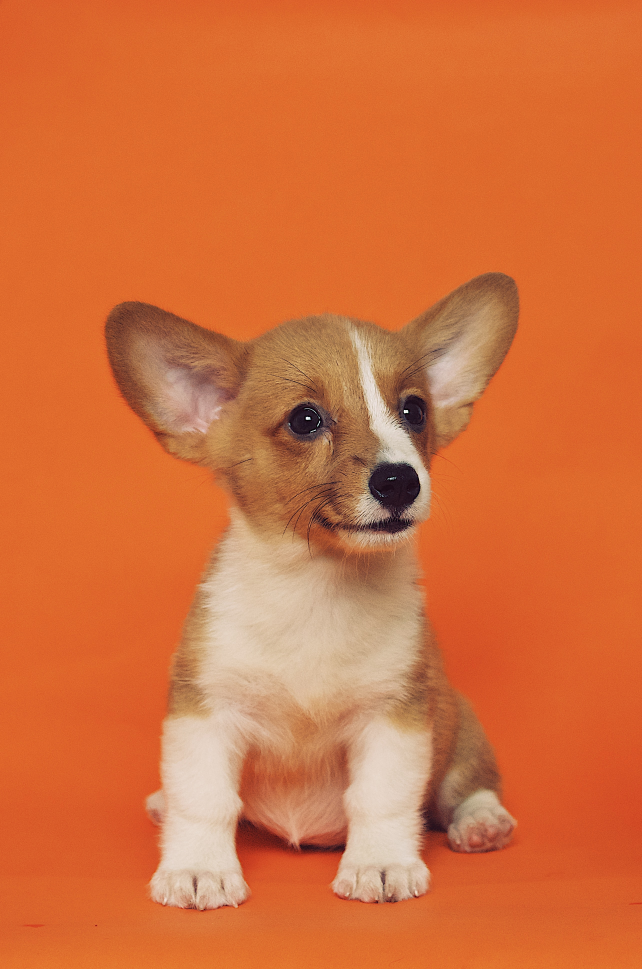
#> input picture OpenCV/dev/OpenCV/Photos/dog1.jpg, 2568 x 3876 px, found by its file name (shown at 1/4 size)
$ python basic.py
#> lines starting #> are read from the running program, lines starting #| are printed output that depends on the picture; after the words box and inside, x2 and y2 are one past the last pixel; in counts of white or black regions, pixels touching at a corner belong together
import cv2 as cv

def rescaleFrame(frame, scale=0.25):
    # work for images, videos, and live videos
    width = int(frame.shape[1] * scale)
    height = int(frame.shape[0] * scale)

    dimensions = (width, height)

    return cv.resize(frame, dimensions, interpolation=cv.INTER_AREA)

img = cv.imread('OpenCV/dev/OpenCV/Photos/dog1.jpg')
#> img is the input picture: shape (3876, 2568, 3); mean B, G, R 61.6, 111.9, 210.9
cv.imshow('Original Image', rescaleFrame(img))
#> in rescaleFrame, `return cv.resize(frame, dimensions, interpolation=cv.INTER_AREA)`:
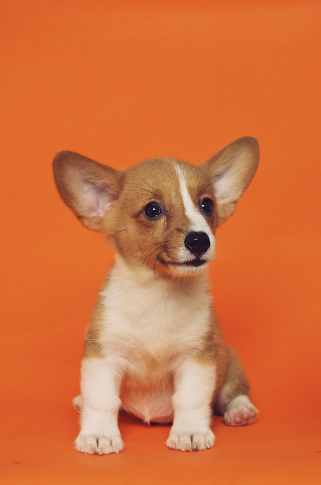
#> returned value: shape (969, 642, 3) (shown at 1/2 size); mean of channels 0, 1, 2 61.6, 111.9, 210.9; drawn as B, G, R

# Converting image color to gray
gray = cv.cvtColor(img, cv.COLOR_BGR2GRAY)
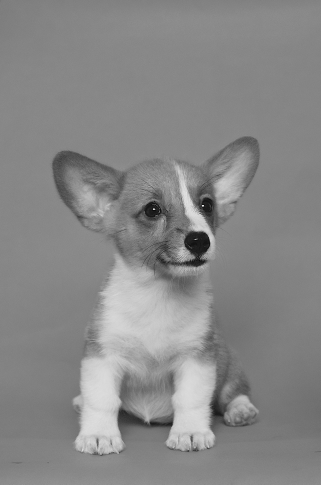
#> gray: shape (3876, 2568) (shown at 1/8 size); min 0, max 255, mean 135.8
cv.imshow('Grayscale', rescaleFrame(gray))
#> call 2 of rescaleFrame, with scale = 0.25
#> in rescaleFrame (call 2), `return cv.resize(frame, dimensions, interpolation=cv.INTER_AREA)`:
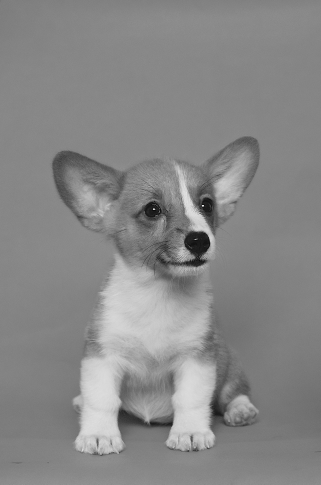
#> returned value: shape (969, 642) (shown at 1/2 size); min 2, max 253, mean 135.8

# Blur
blur = cv.GaussianBlur(img, (7,7), cv.BORDER_DEFAULT)
cv.imshow('Blurred', rescaleFrame(blur))

# Edge Cascade
canny = cv.Canny(img, 125, 175)
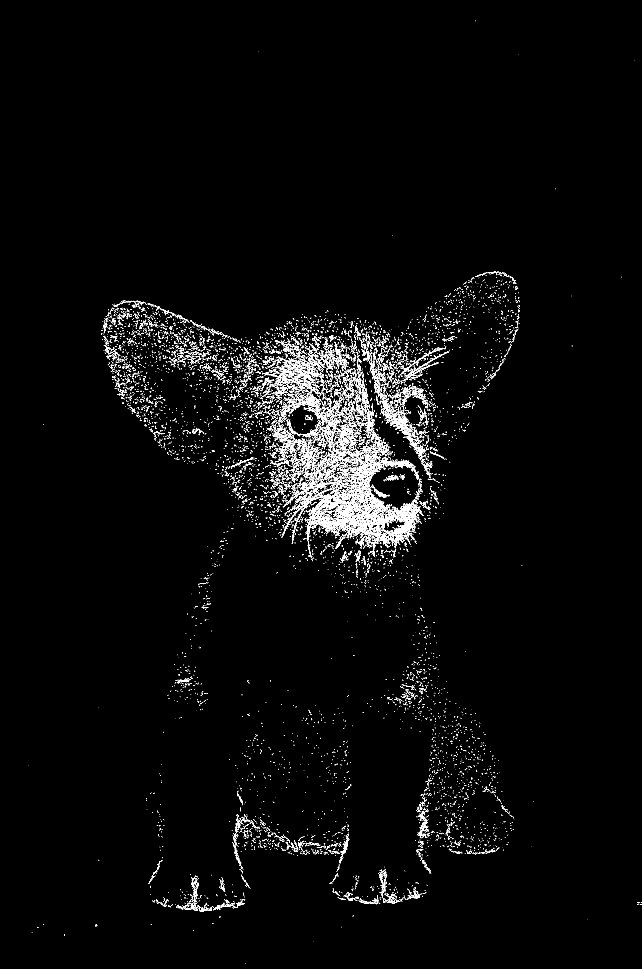
#> canny: shape (3876, 2568) (shown at 1/4 size); 1.5% white in thin lines or dots
cv.imshow('Canny Edges', rescaleFrame(canny))
#> call 4 of rescaleFrame, with scale = 0.25
#> in rescaleFrame (call 4), `return cv.resize(frame, dimensions, interpolation=cv.INTER_AREA)`:
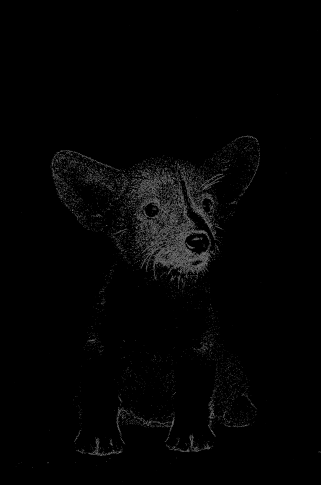
#> returned value: shape (969, 642) (shown at 1/2 size); min 0, max 175, mean 3.8

# Dilating the image
dilated = cv.dilate(canny, (7,7), iterations=3)
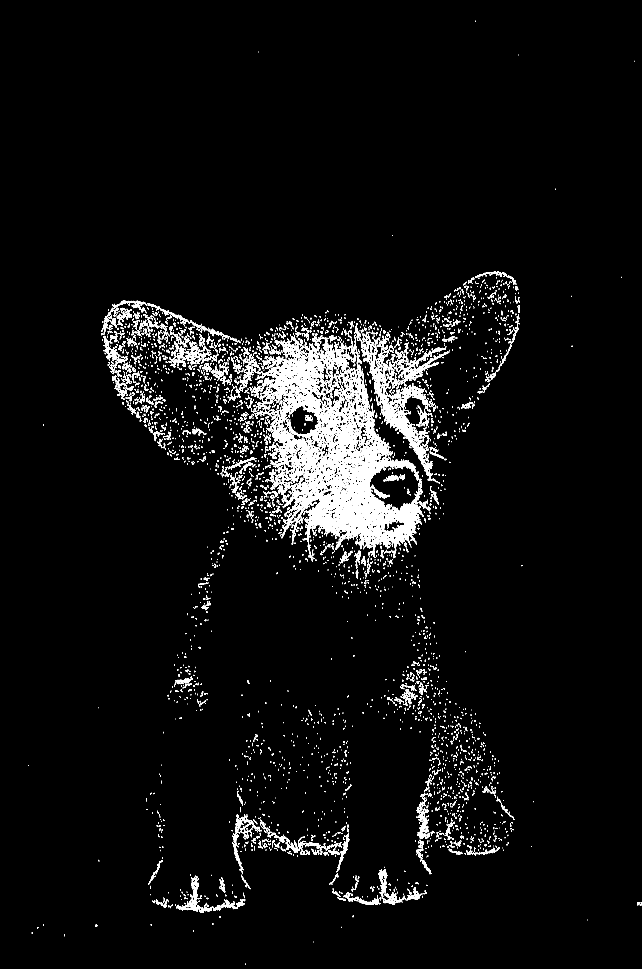
#> dilated: shape (3876, 2568) (shown at 1/4 size); 3.8% white; 5439 white regions (3188 under 20 px), largest, box (x1, y1, x2, y2) and area: (1045, 1374, 1694, 2248) 161504, (1480, 1396, 1712, 1861) 13796, (1595, 1533, 1713, 1636) 3489
cv.imshow('Dilated', rescaleFrame(dilated))
#> in rescaleFrame (call 5), `return cv.resize(frame, dimensions, interpolation=cv.INTER_AREA)`:
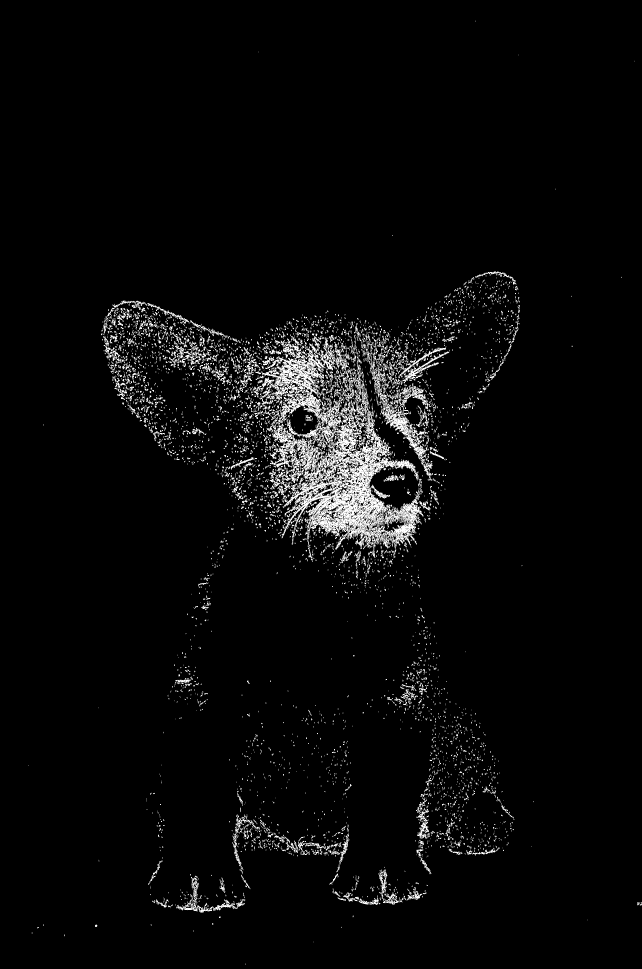
#> returned value: shape (969, 642); min 0, max 255, mean 9.7

# Eroding
eroded = cv.erode(dilated, (3,3), iterations=1)
#> eroded: shape (3876, 2568); 3.3% white; 5939 white regions (4056 under 20 px), largest, box (x1, y1, x2, y2) and area: (1048, 1394, 1686, 2242) 135133, (1483, 1397, 1712, 1861) 11256, (1610, 1407, 1797, 1546) 2511
cv.imshow('Eroded', rescaleFrame(eroded))

cv.waitKey(0)

$ run again, with OpenCV/dev/OpenCV/Photos/dog2.jpg copied over OpenCV/dev/OpenCV/Photos/dog1.jpg
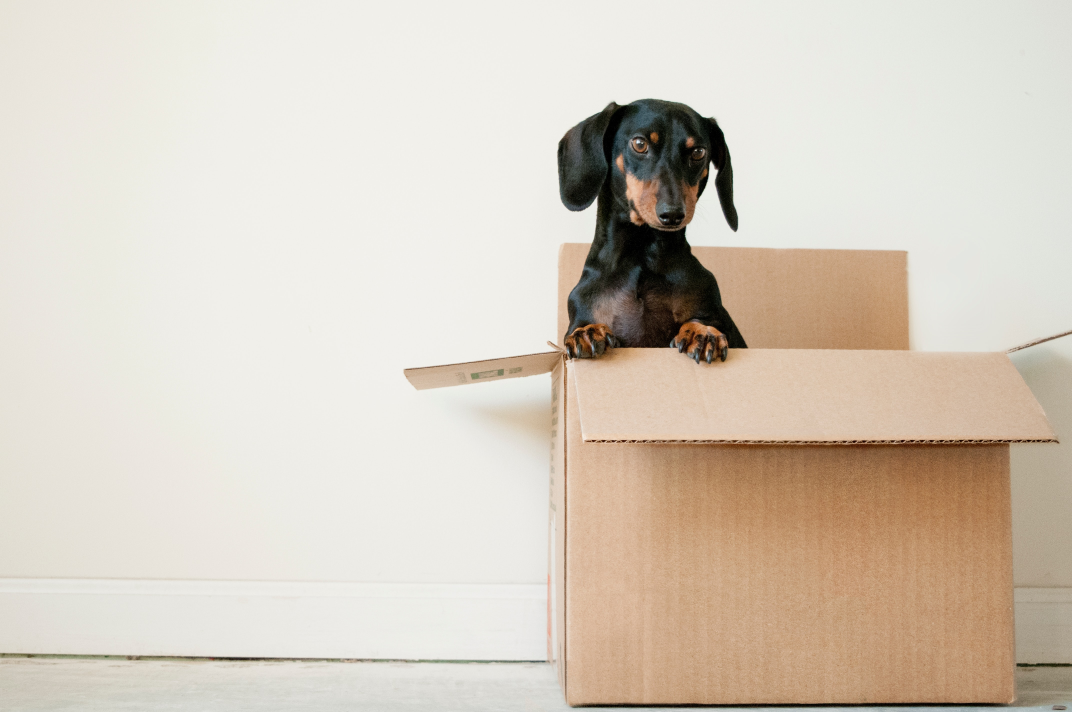
#> input picture OpenCV/dev/OpenCV/Photos/dog2.jpg, 4288 x 2848 px, found by its file name (shown at 1/4 size)
#> img is the input picture: shape (2848, 4288, 3); mean B, G, R 191.3, 204.3, 214.2
#> `canny = cv.Canny(img, 125, 175)`:
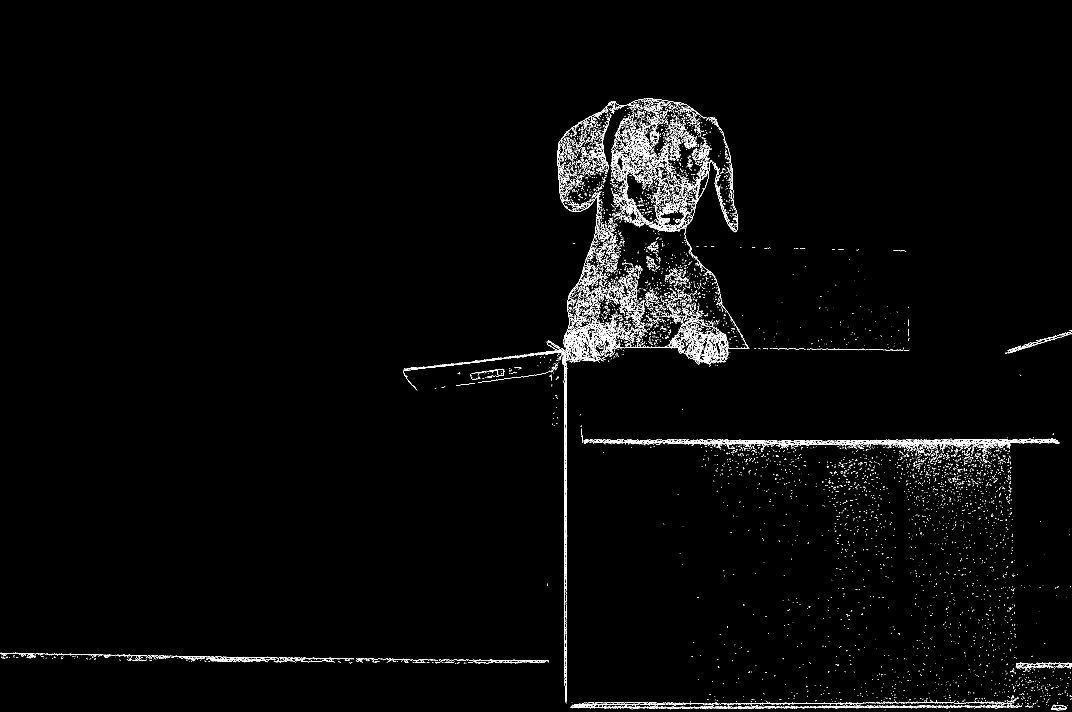
#> canny: shape (2848, 4288) (shown at 1/4 size); 1.1% white in thin lines or dots, all inside (x1, y1, x2, y2) = (0, 394, 4288, 2848)
#> dilated: shape (2848, 4288); 3% white; 4565 white regions (3016 under 20 px), largest, box (x1, y1, x2, y2) and area: (1613, 765, 2997, 2817) 66954, (2229, 394, 2953, 1012) 57615, (2334, 1752, 4237, 1849) 36412
#> `eroded = cv.erode(dilated, (3,3), iterations=1)`:
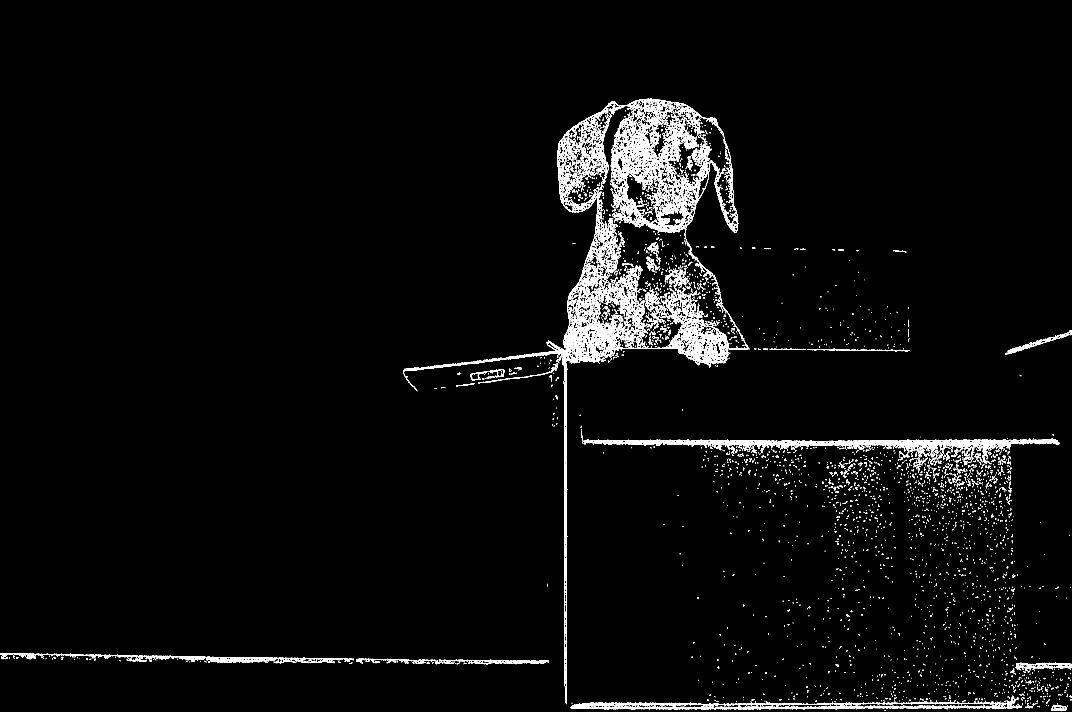
#> eroded: shape (2848, 4288) (shown at 1/4 size); 2.5% white; 5150 white regions (3791 under 20 px), largest, box (x1, y1, x2, y2) and area: (1613, 1009, 2997, 2810) 48512, (2229, 395, 2953, 1012) 42596, (2334, 1753, 4237, 1820) 30946

$ run again, with OpenCV/dev/OpenCV/Photos/dog3.jpg copied over OpenCV/dev/OpenCV/Photos/dog1.jpg
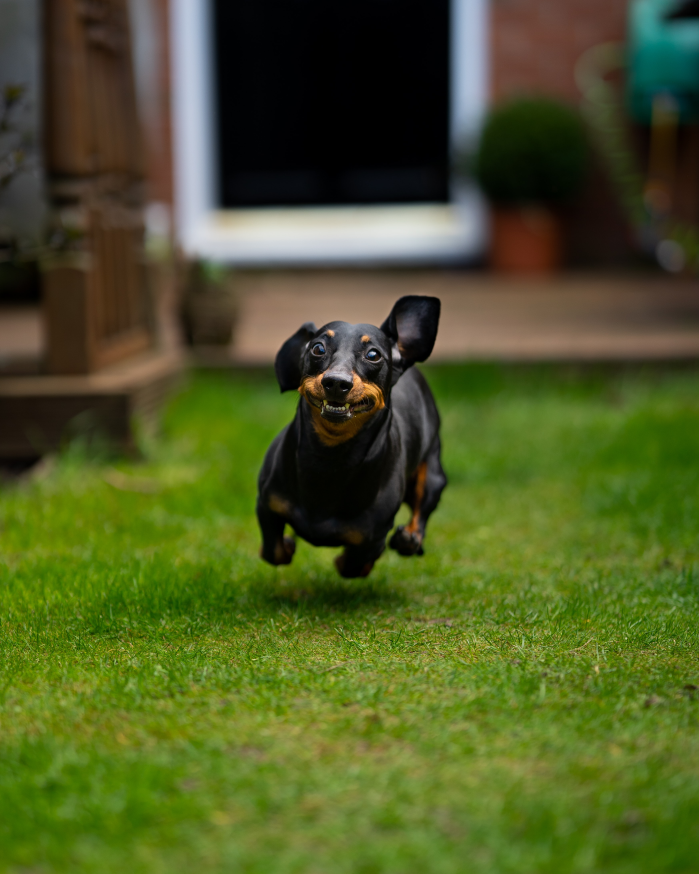
#> input picture OpenCV/dev/OpenCV/Photos/dog3.jpg, 3495 x 4369 px, found by its file name (shown at 1/5 size)
#> img is the input picture: shape (4369, 3495, 3); mean B, G, R 37.9, 88.9, 77.7
#> `canny = cv.Canny(img, 125, 175)`:
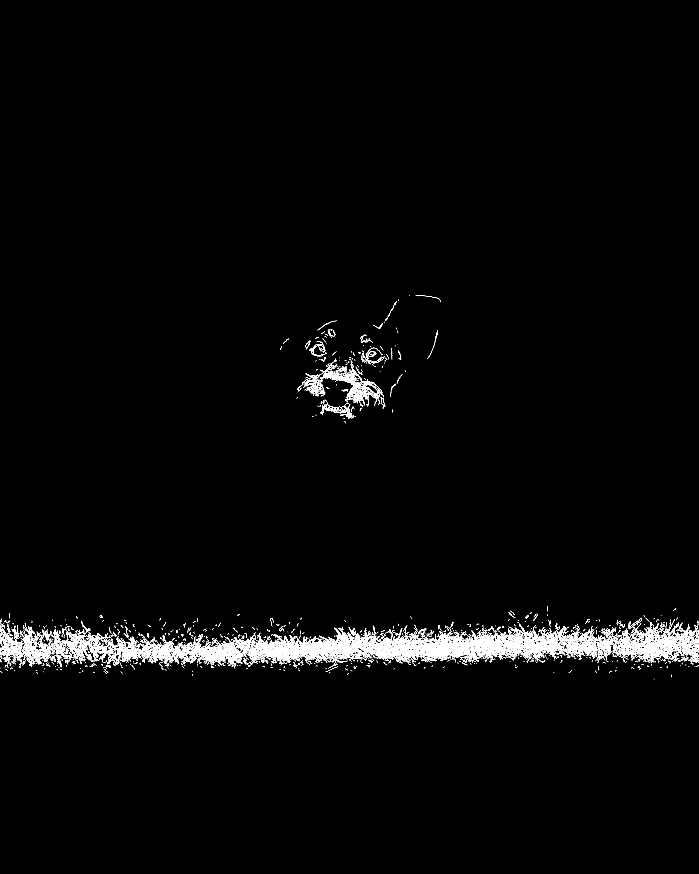
#> canny: shape (4369, 3495) (shown at 1/5 size); 0.98% white in thin lines or dots, all inside (x1, y1, x2, y2) = (0, 1475, 3495, 3396)
#> dilated: shape (4369, 3495); 2.4% white; 882 white regions (206 under 20 px), largest, box (x1, y1, x2, y2) and area: (252, 3096, 3495, 3340) 272059, (1486, 1793, 1907, 2035) 22219, (105, 3115, 278, 3339) 12145
#> in rescaleFrame (call 5), `return cv.resize(frame, dimensions, interpolation=cv.INTER_AREA)`:
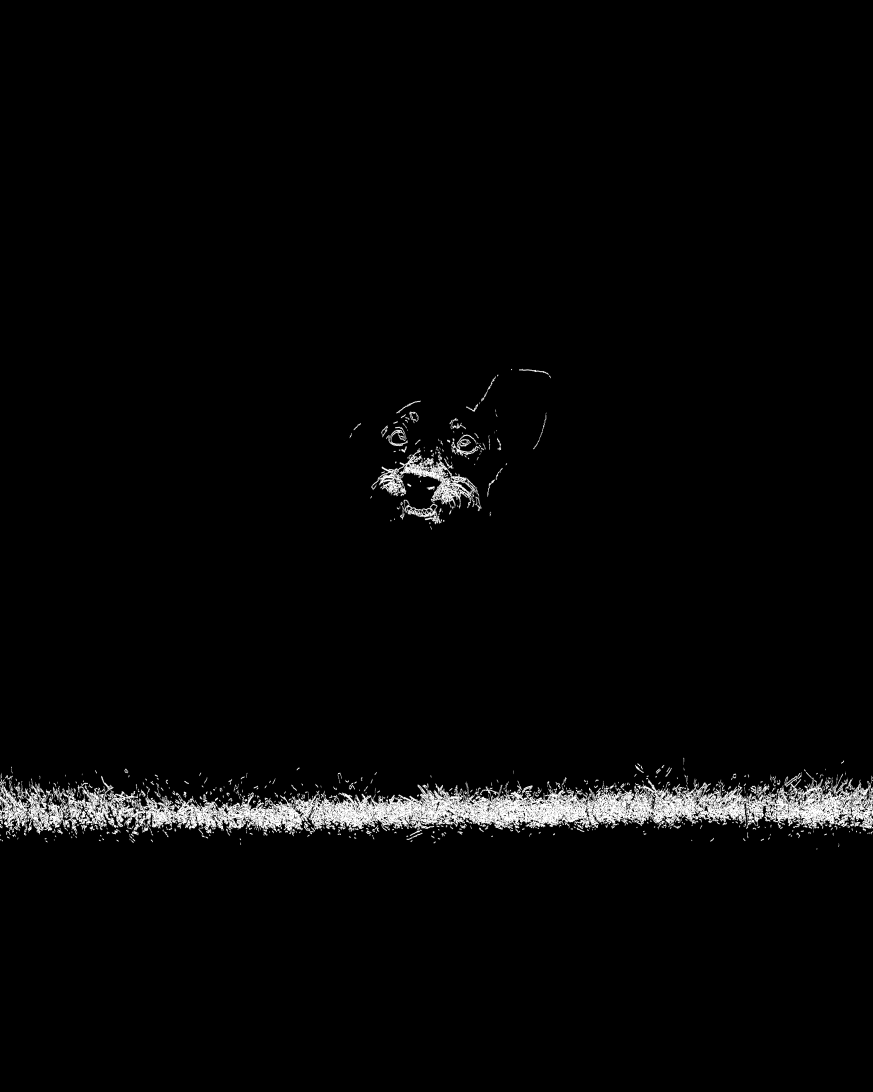
#> returned value: shape (1092, 873); min 0, max 255, mean 6.2
#> eroded: shape (4369, 3495); 2.2% white; 1023 white regions (361 under 20 px), largest, box (x1, y1, x2, y2) and area: (273, 3097, 3495, 3338) 240153, (1490, 1794, 1907, 2035) 19358, (0, 3118, 115, 3314) 7554
